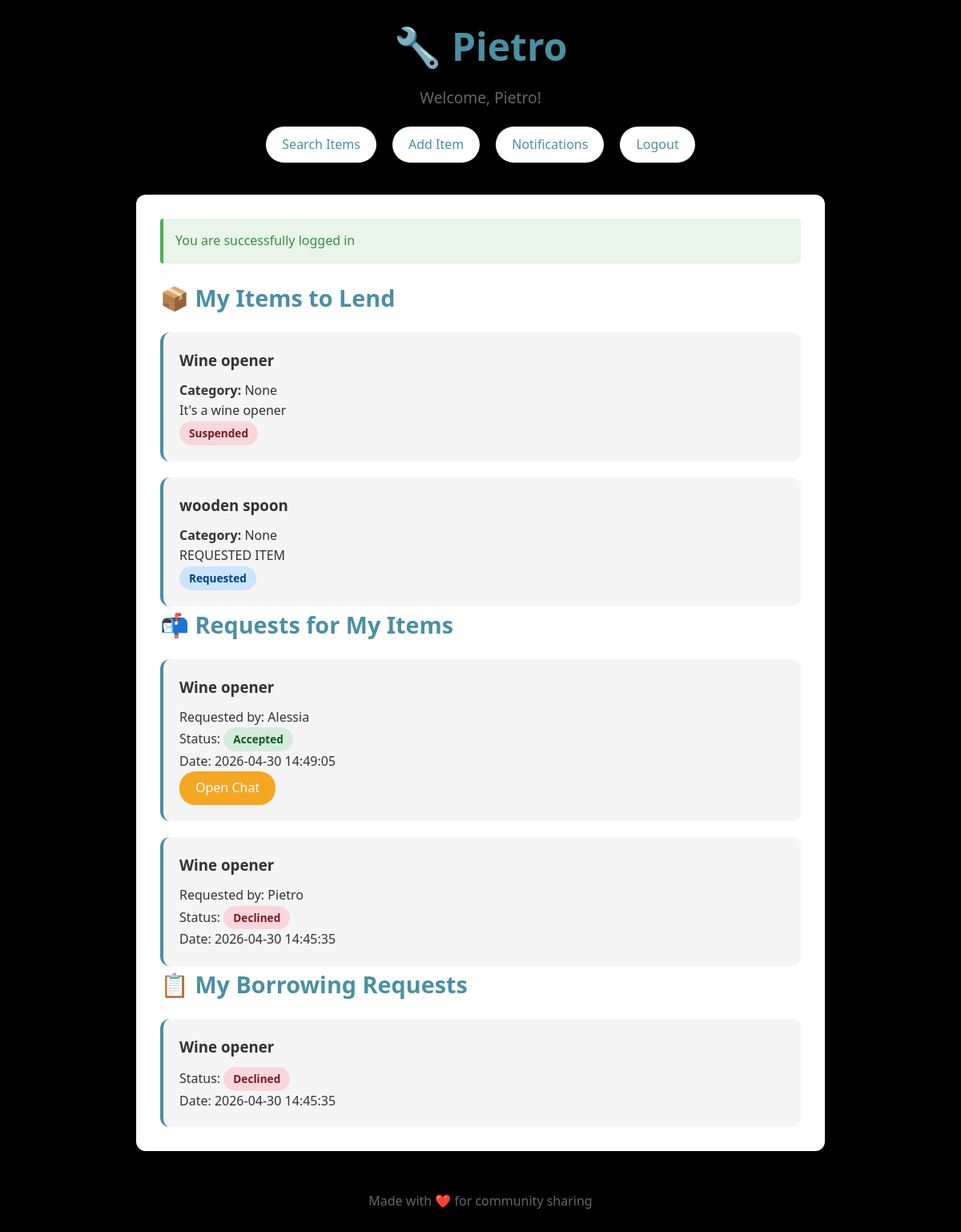
/dashboard (signed in), run on the app's committed database.
### tables this page shows
CREATE TABLE users (
                id INTEGER PRIMARY KEY AUTOINCREMENT,
                username TEXT UNIQUE NOT NULL,
                email TEXT UNIQUE,
                password TEXT NOT NULL,
                location TEXT,
                categories TEXT
            );

CREATE TABLE items (
            id INTEGER PRIMARY KEY AUTOINCREMENT,
            name TEXT NOT NULL,
            description TEXT,
            owner_id INTEGER NOT NULL,
            status TEXT DEFAULT 'available',
            keywords TEXT, category TEXT, photo TEXT,
            FOREIGN KEY (owner_id) REFERENCES "users_old" (id)
        );

CREATE TABLE requests (
            id INTEGER PRIMARY KEY AUTOINCREMENT,
            item_id INTEGER NOT NULL,
            borrower_id INTEGER NOT NULL,
            status TEXT DEFAULT 'pending',
            created_at TIMESTAMP DEFAULT CURRENT_TIMESTAMP,
            FOREIGN KEY (item_id) REFERENCES items (id),
            FOREIGN KEY (borrower_id) REFERENCES "users_old" (id)
        );

### app.py (the view)
@app.route('/dashboard')
def dashboard():
    if 'user_id' not in session:
        return redirect(url_for('login'))
    success_message = None
    if session.pop('login_success', False):
        success_message = 'You are successfully logged in'
    conn = get_db_connection()
    cursor = conn.cursor()
    cursor.execute('SELECT * FROM items WHERE owner_id = ?', (session['user_id'],))
    my_items = cursor.fetchall()
    cursor.execute('''
        SELECT r.id, r.status, r.created_at, i.name as item_name, u.username as borrower
        FROM requests r
        JOIN items i ON r.item_id = i.id
        JOIN users u ON r.borrower_id = u.id
        WHERE i.owner_id = ?
        ORDER BY r.created_at DESC
    ''', (session['user_id'],))
    requests_for_me = cursor.fetchall()
    cursor.execute('''
        SELECT r.id, r.status, r.created_at, i.name as item_name
        FROM requests r
        JOIN items i ON r.item_id = i.id
        WHERE r.borrower_id = ?
        ORDER BY r.created_at DESC
    ''', (session['user_id'],))
    my_requests = cursor.fetchall()
    conn.close()
    return render_template('dashboard.html',
                         username=session['username'],
                         success_message=success_message,
                         my_items=my_items,
                         requests_for_me=requests_for_me,
                         my_requests=my_requests)

### app.py (called while the page is built)
def get_db_connection():
    conn = sqlite3.connect(DATABASE)
    conn.row_factory = sqlite3.Row
    return conn

### templates/dashboard.html (shortened to what this page needs)
<!DOCTYPE html>
<html lang="en">
<head>
    <link rel="stylesheet" href="{{ url_for('static', filename='style.css') }}">
</head>
<body>
    <div class="container">
        <header>
            <h1>🔧 Pietro</h1>
            <p class="tagline">Welcome, {{ username }}!</p>
            <nav>
                <a href="{{ url_for('search') }}">Search Items</a>
                <a href="{{ url_for('add_item') }}">Add Item</a>
                <a href="{{ url_for('notifications') }}">Notifications</a>
                <a href="{{ url_for('logout') }}">Logout</a>
            </nav>
        </header>
        <main>
            {% if success_message %}
            <div class="success-message">{{ success_message }}</div>
            {% endif %}
            <section class="dashboard-section">
                <h2>📦 My Items to Lend</h2>
                {% if my_items %}
                <div class="item-list">
                    {% for item in my_items %}
                    <div class="item-card">
                        <h3>{{ item.name }}</h3>
                        <p><strong>Category:</strong> {{ item.category }}</p>
                        {% if item.description %}
                        <p>{{ item.description }}</p>
                        {% endif %}
                        <span class="status-badge {{ item.status }}">{{ item.status }}</span>
                    </div>
                    {% endfor %}
                </div>
                {% else %}
                <p class="empty-state">You haven't added any items yet. <a href="{{ url_for('add_item') }}">Add your first item!</a></p>
                {% endif %}
            </section>
            <section class="dashboard-section">
                <h2>📬 Requests for My Items</h2>
                {% if requests_for_me %}
                <div class="request-list">
                    {% for req in requests_for_me %}
                    <div class="request-card">
                        <h3>{{ req.item_name }}</h3>
                        <p>Requested by: {{ req.borrower }}</p>
                        <p>Status: <span class="status-badge {{ req.status }}">{{ req.status }}</span></p>
                        <p>Date: {{ req.created_at }}</p>
                        {% if req.status == 'pending' %}
                        <form method="POST" action="{{ url_for('respond_request', request_id=req.id) }}" class="respond-form">
                            <button type="submit" name="action" value="accept" class="btn-accept">Accept</button>
                            <button type="submit" name="action" value="decline" class="btn-decline">Decline</button>
                        </form>
                        {% elif req.status == 'accepted' %}
                        <a href="{{ url_for('chat', request_id=req.id) }}" class="btn-chat">Open Chat</a>
                        {% endif %}
                    </div>
                    {% endfor %}
                </div>
                {% else %}
                <p class="empty-state">No requests yet</p>
                {% endif %}
            </section>
            <section class="dashboard-section">
                <h2>📋 My Borrowing Requests</h2>
                {% if my_requests %}
                <div class="request-list">
                    {% for req in my_requests %}
                    <div class="request-card">
                        <h3>{{ req.item_name }}</h3>
                        <p>Status: <span class="status-badge {{ req.status }}">{{ req.status }}</span></p>
                        <p>Date: {{ req.created_at }}</p>
                    </div>
                    {% endfor %}
                </div>
                {% else %}
                <p class="empty-state">No borrowing requests yet. <a href="{{ url_for('search') }}">Search for items!</a></p>
                {% endif %}
            </section>
        </main>
        <footer>
            <p>Made with ❤️ for community sharing</p>
        </footer>
    </div>
</body>
</html>

### static/style.css (style rules this page uses)
:root { --primary-color: #4a90a4; --secondary-color: #f5a623; --background-color: #000000; --card-background: #ffffff; --text-color: #333333; --text-light: #666666; --success-color: #7ed321; --error-color: #d0021b; --warning-color: #f5a623; --border-radius: 12px; --shadow: 0 4px 12px rgba(0, 0, 0, 0.1); }
* { margin: 0; padding: 0; box-sizing: border-box; }
body { font-family: 'Segoe UI', Tahoma, Geneva, Verdana, sans-serif; background-color: var(--background-color); color: var(--text-color); line-height: 1.6; }
.container { max-width: 900px; margin: 0 auto; padding: 20px; }
header { text-align: center; margin-bottom: 40px; }
header h1 { font-size: 3rem; color: var(--primary-color); margin-bottom: 10px; }
.tagline { font-size: 1.2rem; color: var(--text-light); margin-bottom: 20px; }
nav { display: flex; justify-content: center; gap: 20px; flex-wrap: wrap; }
nav a { text-decoration: none; color: var(--primary-color); padding: 10px 20px; border-radius: 25px; background-color: var(--card-background); box-shadow: var(--shadow); transition: transform 0.2s, box-shadow 0.2s; }
main { background-color: var(--card-background); border-radius: var(--border-radius); padding: 30px; box-shadow: var(--shadow); margin-bottom: 30px; }
h2 { color: var(--primary-color); margin-bottom: 20px; font-size: 1.8rem; }
.btn-chat { display: inline-block; padding: 8px 20px; background-color: var(--secondary-color); color: white; border-radius: 20px; text-decoration: none; }
.item-list, .request-list { display: grid; gap: 20px; }
.item-card, .request-card { background-color: #f5f5f5; padding: 20px; border-radius: var(--border-radius); border-left: 4px solid var(--primary-color); }
.item-card h3, .request-card h3 { margin-bottom: 10px; color: var(--text-color); }
.status-badge { display: inline-block; padding: 4px 12px; border-radius: 15px; font-size: 0.85rem; font-weight: 600; text-transform: capitalize; }
.status-badge.accepted { background-color: #d4edda; color: #155724; }
.status-badge.declined { background-color: #f8d7da; color: #721c24; }
.status-badge.requested { background-color: #cce5ff; color: #004085; }
.status-badge.suspended { background-color: #f8d7da; color: #721c24; }
footer { text-align: center; padding: 20px; color: var(--text-light); }

### templates/dashboard.html (style rules this page uses)
.success-message { background-color: #e8f5e9; color: #388e3c; padding: 15px; border-radius: 4px; margin-bottom: 20px; border-left: 4px solid #4caf50; }

### data on the page
users: username "Pietro"
items: name "Wine opener", category "None", description "It's a wine opener", status "Suspended"
items: name "wooden spoon", category "None", description "REQUESTED ITEM", status "Requested"
requests: item_name "Wine opener", borrower "Alessia", status "Accepted", created_at "2026-04-30 14:49:05"
requests: item_name "Wine opener", borrower "Pietro", status "Declined", created_at "2026-04-30 14:45:35"

### other printed values
{{ success_message }} "You are successfully logged in"
